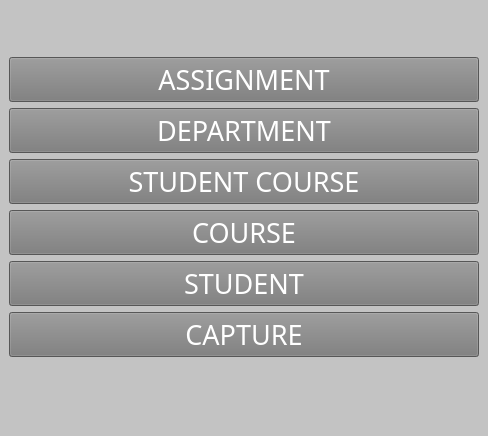
<?xml version="1.0" encoding="UTF-8"?>
<ui version="4.0">
 <class>AdminPanel</class>
 <widget class="QMainWindow" name="AdminPanel">
  <property name="geometry">
   <rect>
    <x>0</x>
    <y>0</y>
    <width>488</width>
    <height>436</height>
   </rect>
  </property>
  <property name="windowTitle">
   <string>AdminPanel</string>
  </property>
  <property name="styleSheet">
   <string notr="true">background-color: rgb(195, 195, 195);</string>
  </property>
  <widget class="QWidget" name="centralwidget">
   <layout class="QGridLayout" name="gridLayout">
    <item row="0" column="0">
     <layout class="QGridLayout" name="gridLayout_2">
      <item row="1" column="0">
       <widget class="QPushButton" name="btn_Department">
        <property name="font">
         <font>
          <family>Rockwell Condensed</family>
          <pointsize>20</pointsize>
         </font>
        </property>
        <property name="styleSheet">
         <string notr="true">
background-color: rgb(122, 122, 122);color: rgb(255, 255, 255);</string>
        </property>
        <property name="text">
         <string>DEPARTMENT</string>
        </property>
       </widget>
      </item>
      <item row="2" column="0">
       <widget class="QPushButton" name="btn_StudentCourse">
        <property name="font">
         <font>
          <family>Rockwell Condensed</family>
          <pointsize>20</pointsize>
         </font>
        </property>
        <property name="styleSheet">
         <string notr="true">
background-color: rgb(122, 122, 122);color: rgb(255, 255, 255);</string>
        </property>
        <property name="text">
         <string>STUDENT COURSE</string>
        </property>
       </widget>
      </item>
      <item row="5" column="0">
       <widget class="QPushButton" name="btn_Capture">
        <property name="font">
         <font>
          <family>Rockwell Condensed</family>
          <pointsize>20</pointsize>
         </font>
        </property>
        <property name="styleSheet">
         <string notr="true">
background-color: rgb(122, 122, 122);color: rgb(255, 255, 255);</string>
        </property>
        <property name="text">
         <string>CAPTURE</string>
        </property>
       </widget>
      </item>
      <item row="3" column="0">
       <widget class="QPushButton" name="btn_Course">
        <property name="font">
         <font>
          <family>Rockwell Condensed</family>
          <pointsize>20</pointsize>
         </font>
        </property>
        <property name="styleSheet">
         <string notr="true">
background-color: rgb(122, 122, 122);color: rgb(255, 255, 255);</string>
        </property>
        <property name="text">
         <string>COURSE</string>
        </property>
       </widget>
      </item>
      <item row="4" column="0">
       <widget class="QPushButton" name="btn_Student">
        <property name="font">
         <font>
          <family>Rockwell Condensed</family>
          <pointsize>20</pointsize>
         </font>
        </property>
        <property name="styleSheet">
         <string notr="true">
background-color: rgb(122, 122, 122);color: rgb(255, 255, 255);</string>
        </property>
        <property name="text">
         <string>STUDENT</string>
        </property>
       </widget>
      </item>
      <item row="0" column="0">
       <widget class="QPushButton" name="btn_Assignment">
        <property name="font">
         <font>
          <family>Rockwell Condensed</family>
          <pointsize>20</pointsize>
         </font>
        </property>
        <property name="styleSheet">
         <string notr="true">
background-color: rgb(122, 122, 122);
color: rgb(255, 255, 255);</string>
        </property>
        <property name="text">
         <string>ASSIGNMENT</string>
        </property>
       </widget>
      </item>
     </layout>
    </item>
   </layout>
  </widget>
  <widget class="QMenuBar" name="menubar">
   <property name="geometry">
    <rect>
     <x>0</x>
     <y>0</y>
     <width>488</width>
     <height>21</height>
    </rect>
   </property>
  </widget>
  <widget class="QStatusBar" name="statusbar"/>
 </widget>
 <resources>
  <include location="../../../../Documents/masaüstü/asd.qrc"/>
 </resources>
 <connections/>
</ui>
